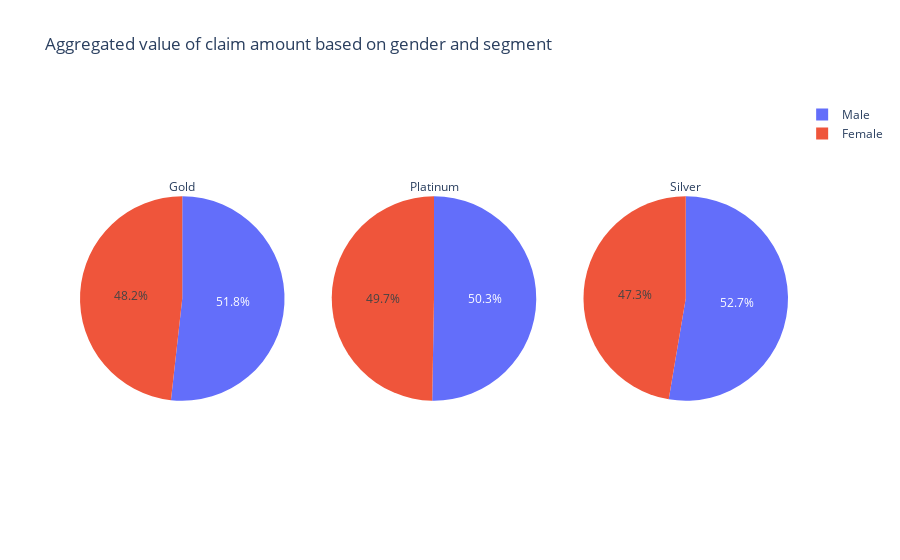

Source (notebook cell):
### Code cell
labels = ["Female", "Male"]

fig = make_subplots(rows=1, cols=3, specs=[[{"type": "pie"}, {"type": "pie"}, {"type": "pie"}]])


fig.add_trace(go.Pie(
     values=agg_group1.agg_claim_amt ,
     labels=["Female", "Male"
             ],
     title="Gold",
     domain=dict(x=[0, 0.5]),
     name="Gold"), 
     row=1, col=1)

fig.add_trace(go.Pie(
     values=agg_group2.agg_claim_amt ,
     labels=["Female", "Male"
             ],
     title="Platinum",
     domain=dict(x=[0.5, 1.0]),
     name="Platinum"),
     row=1, col=2)

fig.add_trace(go.Pie(
     values=agg_group3.agg_claim_amt ,
     labels=["Female", "Male"
             ],
     title="Silver",
     domain=dict(x=[0.5, 1.0]),
     name="Silver"),
     row=1, col=3)


fig.update_layout(title_text="Aggregated value of claim amount based on gender and segment")

fig.show()

### Figure 1 — Plotly figure (JSON) as saved in the notebook; plotly's stock layout.template omitted (floating-point values rounded to 4 significant figures)
{"data": [{"domain": {"x": [0, 0.2889], "y": [0, 1]}, "labels": ["Female", "Male"], "name": "Gold", "title": {"text": "Gold"}, "type": "pie", "values": [12340.0, 13240.0]}, {"domain": {"x": [0.3556, 0.6444], "y": [0, 1]}, "labels": ["Female", "Male"], "name": "Platinum", "title": {"text": "Platinum"}, "type": "pie", "values": [12280.0, 12420.0]}, {"domain": {"x": [0.7111, 1], "y": [0, 1]}, "labels": ["Female", "Male"], "name": "Silver", "title": {"text": "Silver"}, "type": "pie", "values": [11530.0, 12820.0]}], "layout": {"title": {"text": "Aggregated value of claim amount based on gender and segment"}}}
